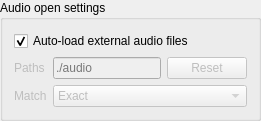
            <widget class="QGroupBox" name="audioAutoloadBox">
             <property name="title">
              <string>Audio open settings</string>
             </property>
             <layout class="QFormLayout" name="audioAutoloadBoxLayout">
              <item row="0" column="0" colspan="2">
               <widget class="QCheckBox" name="audioAutoloadExternal">
                <property name="text">
                 <string>Auto-load external audio files</string>
                </property>
                <property name="checked">
                 <bool>true</bool>
                </property>
               </widget>
              </item>
              <item row="1" column="0">
               <widget class="QLabel" name="audioAutoloadPathLabel">
                <property name="enabled">
                 <bool>false</bool>
                </property>
                <property name="text">
                 <string>Paths</string>
                </property>
               </widget>
              </item>
              <item row="1" column="1">
               <layout class="QHBoxLayout" name="audioAutoloadPathLayout">
                <item>
                 <widget class="QLineEdit" name="audioAutoloadPath">
                  <property name="enabled">
                   <bool>false</bool>
                  </property>
                  <property name="placeholderText">
                   <string notr="true">./audio</string>
                  </property>
                 </widget>
                </item>
                <item>
                 <widget class="QPushButton" name="audioAutoloadPathReset">
                  <property name="enabled">
                   <bool>false</bool>
                  </property>
                  <property name="text">
                   <string>Reset</string>
                  </property>
                 </widget>
                </item>
               </layout>
              </item>
              <item row="2" column="0">
               <widget class="QLabel" name="audioAutoloadMatchLabel">
                <property name="enabled">
                 <bool>false</bool>
                </property>
                <property name="text">
                 <string>Match</string>
                </property>
               </widget>
              </item>
              <item row="2" column="1">
               <widget class="QComboBox" name="audioAutoloadMatch">
                <property name="enabled">
                 <bool>false</bool>
                </property>
                <property name="currentIndex">
                 <number>0</number>
                </property>
                <item>
                 <property name="text">
                  <string>Exact</string>
                 </property>
                </item>
                <item>
                 <property name="text">
                  <string>Fuzzy</string>
                 </property>
                </item>
                <item>
                 <property name="text">
                  <string>All</string>
                 </property>
                </item>
               </widget>
              </item>
             </layout>
            </widget>
